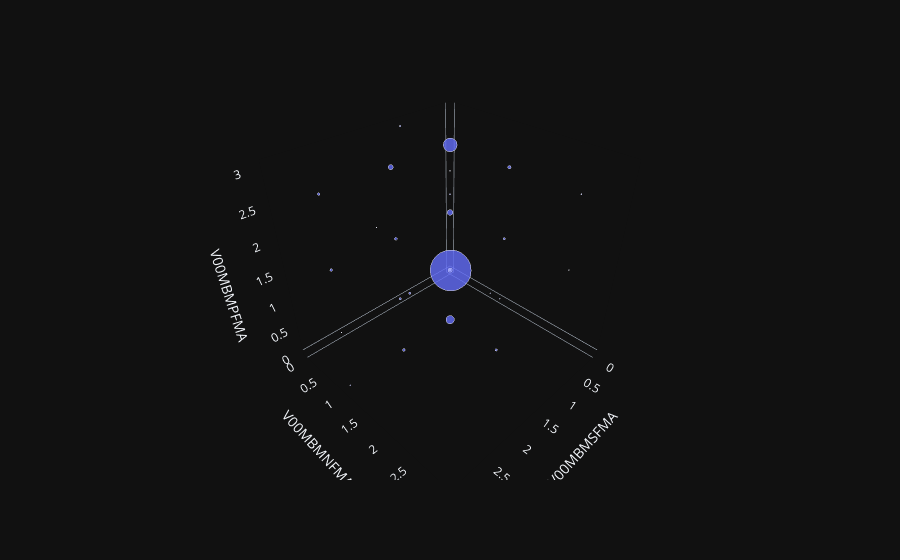

Notebook source saved alongside this figure:
### Markdown cell above
# FM Relationships

### Code cell
from modules.plot_moaks_data import plot_moaks_data
from scripts.fm.fm_relationships import v00_moaks_shared_kl_fma, v00_moaks_shared_kl_fmc, v00_moaks_shared_kl_fmp

moaks_3d_fma_scatter = plot_moaks_data(v00_moaks_shared_kl_fma)
moaks_3d_fma_scatter.show()

### Figure 1 — Plotly figure (JSON) as saved in the notebook; plotly's stock layout.template omitted (floating-point values rounded to 4 significant figures)
{"data": [{"hovertemplate": "V00MBMSFMA=%{x}<br>V00MBMNFMA=%{y}<br>V00MBMPFMA=%{z}<br>count=%{marker.size}<extra></extra>", "legendgroup": "", "marker": {"color": "#636efa", "opacity": 0.8, "size": [2329, 1, 1, 6, 3, 95, 23, 43, 261, 7, 1, 6, 14, 1, 2, 10, 6, 10, 33, 4, 2, 2, 1, 9, 9, 1], "sizemode": "area", "sizeref": 1.456, "symbol": "circle"}, "mode": "markers", "name": "", "scene": "scene", "showlegend": false, "x": [0.0, 0.0, 0.0, 1.0, 1.0, 1.0, 1.0, 1.0, 1.0, 1.0, 1.0, 1.0, 1.0, 1.0, 1.0, 2.0, 2.0, 2.0, 2.0, 2.0, 2.0, 3.0, 3.0, 3.0, 3.0, 3.0], "y": [0.0, 0.0, 1.0, 0.0, 0.0, 1.0, 1.0, 1.0, 1.0, 2.0, 2.0, 2.0, 2.0, 3.0, 3.0, 1.0, 1.0, 1.0, 1.0, 2.0, 2.0, 1.0, 1.0, 1.0, 1.0, 2.0], "z": [0.0, 2.0, 0.0, 0.0, 3.0, 0.0, 1.0, 2.0, 3.0, 0.0, 1.0, 2.0, 3.0, 2.0, 3.0, 0.0, 1.0, 2.0, 3.0, 2.0, 3.0, 0.0, 1.0, 2.0, 3.0, 3.0], "type": "scatter3d"}], "layout": {"scene": {"domain": {"x": [0.0, 1.0], "y": [0.0, 1.0]}, "xaxis": {"title": {"text": "V00MBMSFMA"}, "showgrid": false}, "yaxis": {"title": {"text": "V00MBMNFMA"}, "showgrid": false}, "zaxis": {"title": {"text": "V00MBMPFMA"}, "showgrid": false}}, "legend": {"tracegroupgap": 0, "itemsizing": "constant"}, "margin": {"t": 60}}}
